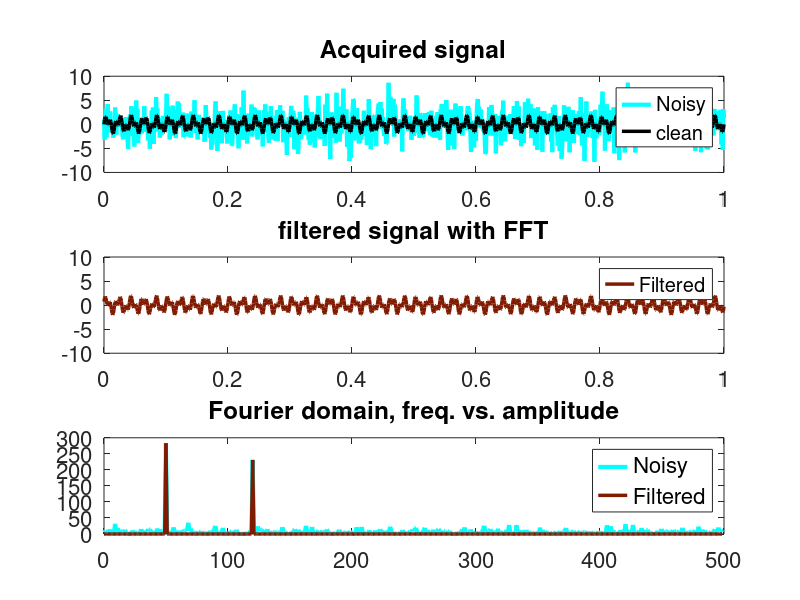

This figure's MATLAB source:
clear all, close all, clc


dt = .001;
t=0:dt:1;
fclean = sin(2*pi*50*t) + sin(2*pi*120*t);
f = fclean + 2.5*randn(size(t));

%% compute the FFT 
figure; set(gcf,'Position',[0 0 1700 750])
subplot(3,1,1)
plot(t,f,'c','Linewidth',3), hold on
plot(t,fclean,'k','LineWidth',2.5)
title('Acquired signal')
l1 = legend('Noisy','clean'); set(l1,'FontSize',16)
ylim([-10 10]); set(gca, 'Fontsize',16)


%%
n = length(t);
fhat = fft(f,n);
PSD = fhat.*conj(fhat)/n;
freq = 1/(dt*n)*(0:n);
L = 1:floor(n/2);

subplot(3,1,3); set(gca, 'Fontsize', 16)

plot(freq(L),PSD(L),'c','Linewidth',3),hold on
title('Fourier domain, freq. vs. amplitude')
set(gca,'Fontsize',16)

%%
indices = PSD>50;
PSDclean = PSD.*indices;
fhat = indices.*fhat;
ffilt = ifft(fhat);

plot(freq(L),PSDclean(L),'-','Color',[.5 .1 0], 'LineWidth',2.5)
l1 = legend('Noisy','Filtered'); set(l1,'Fontsize',16)

subplot(3,1,2); set(gca,'Fontsize',16)
plot(t,ffilt,'-','Color',[.5 .1 0],'Linewidth',2.5)
l1 = legend('Filtered'); set(l1,'Fontsize',16)
title('filtered signal with FFT')
ylim([-10 10]); set(gca,'Fontsize',16)
